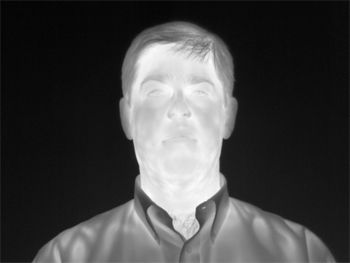
#> input picture thermal_pics/sampletiff.tiff, 350 x 263 px
$ python script.py
#> lines starting #> are read from the running program, lines starting #| are printed output that depends on the picture; after the words box and inside, x2 and y2 are one past the last pixel; in counts of white or black regions, pixels touching at a corner belong together
# import the necessary packages
import numpy as np
import cv2

# create mouse global coordinates
x_mouse = 200
y_mouse = 150

# create thermal video fps variable (8 fps in this case)
fps = 8

# mouse events function
def mouse_events(event, x, y, flags, param):
    # mouse movement event
    if event == cv2.EVENT_MOUSEMOVE:
        # update global mouse coordinates
        global x_mouse
        global y_mouse
        x_mouse = x
        y_mouse = y

        # set up mouse events and prepare the thermal frame display
        gray16_frame = cv2.imread("./thermal_pics/sampletiff.tiff", cv2.IMREAD_ANYDEPTH)
        cv2.imshow('gray8', gray16_frame)
        cv2.setMouseCallback('gray8', mouse_events)

        # calculate temperature
        temperature_pointer = gray16_frame[y_mouse, x_mouse]
        temperature_pointer = (temperature_pointer / 100)# - 273.15
        #temperature_pointer = (temperature_pointer / 100) * 9 / 5 - 459.67

        # convert the gray16 frame into a gray8
        gray8_frame = np.zeros((120, 160), dtype=np.uint8)
        gray8_frame = cv2.normalize(gray16_frame, gray8_frame, 0, 255, cv2.NORM_MINMAX)
        gray8_frame = np.uint8(gray8_frame)

        # colorized the gray8 frame using OpenCV colormaps
        gray8_frame = cv2.applyColorMap(gray8_frame, cv2.COLORMAP_INFERNO)
        # write pointer
        cv2.circle(gray8_frame, (x_mouse, y_mouse), 2, (255, 255, 255), -1)
        # write temperature
        cv2.putText(gray8_frame, "{0:.1f} Celsius".format(temperature_pointer), (x_mouse - 40, y_mouse - 15), cv2.FONT_HERSHEY_PLAIN, 1, (255, 255, 255), 1)
        # show the thermal frame
        cv2.imshow("gray8", gray8_frame)


# set up mouse events and prepare the thermal frame display
gray16_frame = cv2.imread("./thermal_pics/sampletiff.tiff", cv2.IMREAD_ANYDEPTH)
#> gray16_frame is the input picture: shape (263, 350); min 1, max 255, mean 68.9
cv2.imshow('gray8', gray16_frame)
cv2.setMouseCallback('gray8', mouse_events)

# calculate temperature
temperature_pointer = gray16_frame[y_mouse, x_mouse]
#> temperature_pointer = 236
temperature_pointer = (temperature_pointer / 100) - 273.15
#> temperature_pointer = -270.8
#temperature_pointer = (temperature_pointer / 100) * 9 / 5 - 459.67

# convert the gray16 frame into a gray8
gray8_frame = np.zeros((120, 160), dtype=np.uint8)
gray8_frame = cv2.normalize(gray16_frame, gray8_frame, 0, 255, cv2.NORM_MINMAX)
gray8_frame = np.uint8(gray8_frame)

# colorized the gray8 frame using OpenCV colormaps
gray8_frame = cv2.applyColorMap(gray8_frame, cv2.COLORMAP_INFERNO)
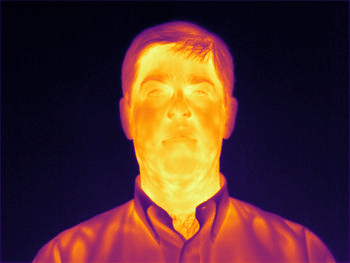
#> gray8_frame: shape (263, 350, 3); mean B, G, R 45.8, 45.5, 80.4
# write pointer
cv2.circle(gray8_frame, (x_mouse, y_mouse), 2, (255, 255, 255), -1)
#> gray8_frame: shape (263, 350, 3); 0.01% of pixels changed, all inside (x1, y1, x2, y2) = (198, 148, 203, 153)
# write temperature
cv2.putText(gray8_frame, "{0:.1f} Celsius".format(temperature_pointer), (x_mouse - 40, y_mouse - 15), cv2.FONT_HERSHEY_PLAIN, 1, (255, 255, 255), 1)
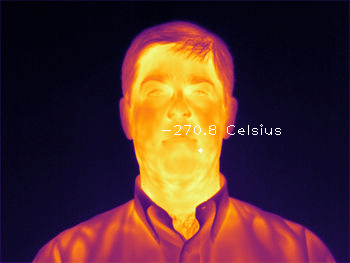
#> gray8_frame: shape (263, 350, 3); mean B, G, R 46.4, 45.9, 80.7
# show the thermal frame
cv2.imshow("gray8", gray8_frame)
# wait 125 ms: RGMVision ThermalCAM1 frames per second = 8
#cv2.waitKey(int((1 / fps) * 100000))
cv2.waitKey(0)
cv2.destroyAllWindows()
